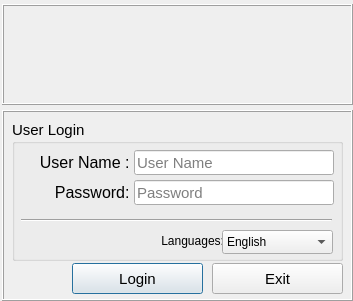
<?xml version="1.0" encoding="UTF-8"?>
<ui version="4.0">
 <class>ud_login</class>
 <widget class="QDialog" name="ud_login">
  <property name="enabled">
   <bool>true</bool>
  </property>
  <property name="geometry">
   <rect>
    <x>0</x>
    <y>0</y>
    <width>353</width>
    <height>301</height>
   </rect>
  </property>
  <property name="sizePolicy">
   <sizepolicy hsizetype="Fixed" vsizetype="Fixed">
    <horstretch>0</horstretch>
    <verstretch>0</verstretch>
   </sizepolicy>
  </property>
  <property name="minimumSize">
   <size>
    <width>353</width>
    <height>301</height>
   </size>
  </property>
  <property name="maximumSize">
   <size>
    <width>353</width>
    <height>301</height>
   </size>
  </property>
  <property name="baseSize">
   <size>
    <width>353</width>
    <height>301</height>
   </size>
  </property>
  <property name="font">
   <font>
    <pointsize>11</pointsize>
    <italic>false</italic>
    <bold>false</bold>
    <kerning>true</kerning>
   </font>
  </property>
  <property name="windowTitle">
   <string>User Login Window</string>
  </property>
  <property name="windowIcon">
   <iconset theme="QIcon::ThemeIcon::AddressBookNew"/>
  </property>
  <property name="locale">
   <locale language="English" country="Netherlands"/>
  </property>
  <widget class="QFrame" name="frame">
   <property name="geometry">
    <rect>
     <x>2</x>
     <y>110</y>
     <width>351</width>
     <height>191</height>
    </rect>
   </property>
   <property name="frameShape">
    <enum>QFrame::Shape::Box</enum>
   </property>
   <property name="frameShadow">
    <enum>QFrame::Shadow::Raised</enum>
   </property>
   <widget class="QGroupBox" name="groupbox_user_login">
    <property name="geometry">
     <rect>
      <x>10</x>
      <y>10</y>
      <width>331</width>
      <height>141</height>
     </rect>
    </property>
    <property name="locale">
     <locale language="English" country="UnitedStates"/>
    </property>
    <property name="title">
     <string>User Login</string>
    </property>
    <widget class="QLabel" name="label_user_name">
     <property name="geometry">
      <rect>
       <x>11</x>
       <y>30</y>
       <width>111</width>
       <height>25</height>
      </rect>
     </property>
     <property name="font">
      <font>
       <pointsize>12</pointsize>
       <italic>false</italic>
       <stylestrategy>PreferDefault</stylestrategy>
       <kerning>true</kerning>
       <fontweight>DemiBold</fontweight>
      </font>
     </property>
     <property name="text">
      <string>User Name : </string>
     </property>
     <property name="textFormat">
      <enum>Qt::TextFormat::AutoText</enum>
     </property>
     <property name="alignment">
      <set>Qt::AlignmentFlag::AlignRight|Qt::AlignmentFlag::AlignTrailing|Qt::AlignmentFlag::AlignVCenter</set>
     </property>
    </widget>
    <widget class="QLineEdit" name="lineedit_user_login">
     <property name="geometry">
      <rect>
       <x>122</x>
       <y>30</y>
       <width>200</width>
       <height>25</height>
      </rect>
     </property>
     <property name="font">
      <font>
       <pointsize>11</pointsize>
       <italic>false</italic>
       <bold>false</bold>
       <kerning>true</kerning>
      </font>
     </property>
     <property name="toolTipDuration">
      <number>1</number>
     </property>
     <property name="inputMask">
      <string notr="true"/>
     </property>
     <property name="text">
      <string/>
     </property>
     <property name="placeholderText">
      <string>User Name</string>
     </property>
    </widget>
    <widget class="QLineEdit" name="lineedit_password">
     <property name="geometry">
      <rect>
       <x>122</x>
       <y>60</y>
       <width>200</width>
       <height>25</height>
      </rect>
     </property>
     <property name="font">
      <font>
       <pointsize>11</pointsize>
       <italic>false</italic>
       <kerning>true</kerning>
       <fontweight>DemiBold</fontweight>
      </font>
     </property>
     <property name="toolTipDuration">
      <number>1</number>
     </property>
     <property name="inputMethodHints">
      <set>Qt::InputMethodHint::ImhDialableCharactersOnly|Qt::InputMethodHint::ImhHiddenText|Qt::InputMethodHint::ImhNoAutoUppercase|Qt::InputMethodHint::ImhNoPredictiveText|Qt::InputMethodHint::ImhSensitiveData</set>
     </property>
     <property name="text">
      <string/>
     </property>
     <property name="echoMode">
      <enum>QLineEdit::EchoMode::Password</enum>
     </property>
     <property name="placeholderText">
      <string>Password</string>
     </property>
     <property name="cursorMoveStyle">
      <enum>Qt::CursorMoveStyle::LogicalMoveStyle</enum>
     </property>
     <property name="clearButtonEnabled">
      <bool>false</bool>
     </property>
    </widget>
    <widget class="QLabel" name="label_password">
     <property name="geometry">
      <rect>
       <x>2</x>
       <y>60</y>
       <width>120</width>
       <height>25</height>
      </rect>
     </property>
     <property name="font">
      <font>
       <pointsize>12</pointsize>
       <italic>false</italic>
       <stylestrategy>PreferDefault</stylestrategy>
       <kerning>true</kerning>
       <fontweight>DemiBold</fontweight>
      </font>
     </property>
     <property name="text">
      <string>Password: </string>
     </property>
     <property name="textFormat">
      <enum>Qt::TextFormat::AutoText</enum>
     </property>
     <property name="alignment">
      <set>Qt::AlignmentFlag::AlignRight|Qt::AlignmentFlag::AlignTrailing|Qt::AlignmentFlag::AlignVCenter</set>
     </property>
    </widget>
    <widget class="QLabel" name="label_language">
     <property name="geometry">
      <rect>
       <x>92</x>
       <y>110</y>
       <width>120</width>
       <height>21</height>
      </rect>
     </property>
     <property name="font">
      <font>
       <pointsize>9</pointsize>
       <italic>false</italic>
       <bold>false</bold>
       <kerning>true</kerning>
      </font>
     </property>
     <property name="text">
      <string>Languages:</string>
     </property>
     <property name="textFormat">
      <enum>Qt::TextFormat::AutoText</enum>
     </property>
     <property name="alignment">
      <set>Qt::AlignmentFlag::AlignRight|Qt::AlignmentFlag::AlignTrailing|Qt::AlignmentFlag::AlignVCenter</set>
     </property>
    </widget>
    <widget class="Line" name="line">
     <property name="geometry">
      <rect>
       <x>9</x>
       <y>90</y>
       <width>311</width>
       <height>20</height>
      </rect>
     </property>
     <property name="orientation">
      <enum>Qt::Orientation::Horizontal</enum>
     </property>
    </widget>
    <widget class="QComboBox" name="combobox_language">
     <property name="geometry">
      <rect>
       <x>210</x>
       <y>110</y>
       <width>111</width>
       <height>24</height>
      </rect>
     </property>
     <property name="font">
      <font>
       <pointsize>9</pointsize>
       <italic>false</italic>
       <bold>false</bold>
       <kerning>true</kerning>
      </font>
     </property>
     <item>
      <property name="text">
       <string>English</string>
      </property>
     </item>
     <item>
      <property name="text">
       <string>Nederlands</string>
      </property>
     </item>
     <item>
      <property name="text">
       <string>Türkçe</string>
      </property>
     </item>
    </widget>
    <zorder>lineedit_user_login</zorder>
    <zorder>label_user_name</zorder>
    <zorder>lineedit_password</zorder>
    <zorder>label_password</zorder>
    <zorder>label_language</zorder>
    <zorder>line</zorder>
    <zorder>combobox_language</zorder>
   </widget>
   <widget class="QPushButton" name="pushbutton_login">
    <property name="geometry">
     <rect>
      <x>70</x>
      <y>153</y>
      <width>131</width>
      <height>31</height>
     </rect>
    </property>
    <property name="cursor">
     <cursorShape>PointingHandCursor</cursorShape>
    </property>
    <property name="styleSheet">
     <string notr="true">QPushButton:hover {
    background-color: rgb(180, 180, 180);
	font-size: 13px;
    border: bold;
}
QPushButton:pressed {
    background-color:rgb(150, 150, 150);
	font-size: 13px;
    border: bold;
}

</string>
    </property>
    <property name="text">
     <string>Login</string>
    </property>
    <property name="icon">
     <iconset theme="QIcon::ThemeIcon::GoHome"/>
    </property>
    <property name="shortcut">
     <string>Return</string>
    </property>
   </widget>
   <widget class="QPushButton" name="pushbutton_exit">
    <property name="geometry">
     <rect>
      <x>210</x>
      <y>153</y>
      <width>131</width>
      <height>31</height>
     </rect>
    </property>
    <property name="cursor">
     <cursorShape>PointingHandCursor</cursorShape>
    </property>
    <property name="styleSheet">
     <string notr="true">QPushButton:hover {
    background-color: rgb(180, 180, 180);
	font-size: 13px;
    border: bold;
}
QPushButton:pressed {
    background-color:rgb(150, 150, 150);
	font-size: 13px;
    border: bold;
}
</string>
    </property>
    <property name="text">
     <string>Exit</string>
    </property>
    <property name="icon">
     <iconset theme="QIcon::ThemeIcon::SystemLogOut"/>
    </property>
    <property name="shortcut">
     <string>Ctrl+E</string>
    </property>
   </widget>
  </widget>
  <widget class="QFrame" name="frameIcon">
   <property name="geometry">
    <rect>
     <x>2</x>
     <y>4</y>
     <width>351</width>
     <height>101</height>
    </rect>
   </property>
   <property name="frameShape">
    <enum>QFrame::Shape::Box</enum>
   </property>
   <property name="frameShadow">
    <enum>QFrame::Shadow::Raised</enum>
   </property>
   <widget class="QLabel" name="label_icon">
    <property name="geometry">
     <rect>
      <x>7</x>
      <y>4</y>
      <width>331</width>
      <height>91</height>
     </rect>
    </property>
    <property name="sizePolicy">
     <sizepolicy hsizetype="Fixed" vsizetype="Fixed">
      <horstretch>0</horstretch>
      <verstretch>0</verstretch>
     </sizepolicy>
    </property>
    <property name="text">
     <string/>
    </property>
    <property name="pixmap">
     <pixmap>icons/WeRHere2.png</pixmap>
    </property>
    <property name="scaledContents">
     <bool>true</bool>
    </property>
    <property name="wordWrap">
     <bool>false</bool>
    </property>
   </widget>
  </widget>
 </widget>
 <resources>
  <include location="icons.grc"/>
 </resources>
 <connections/>
</ui>
